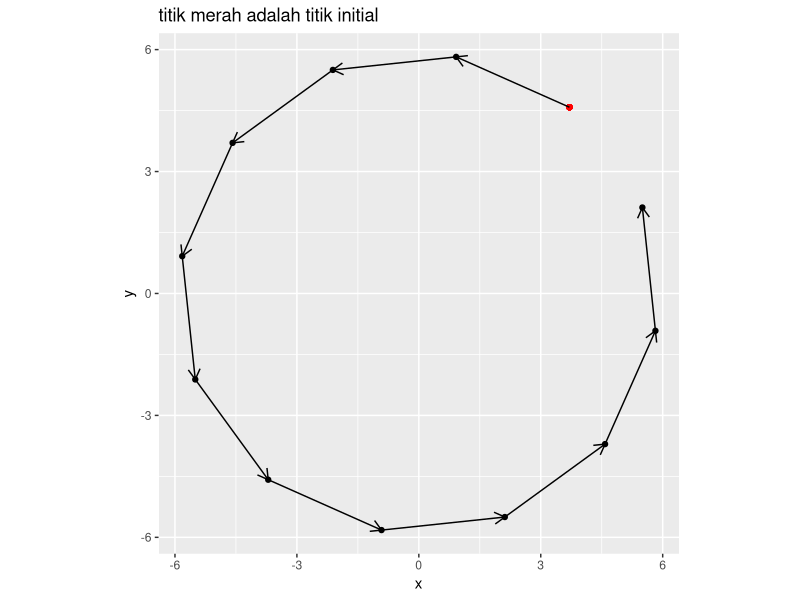
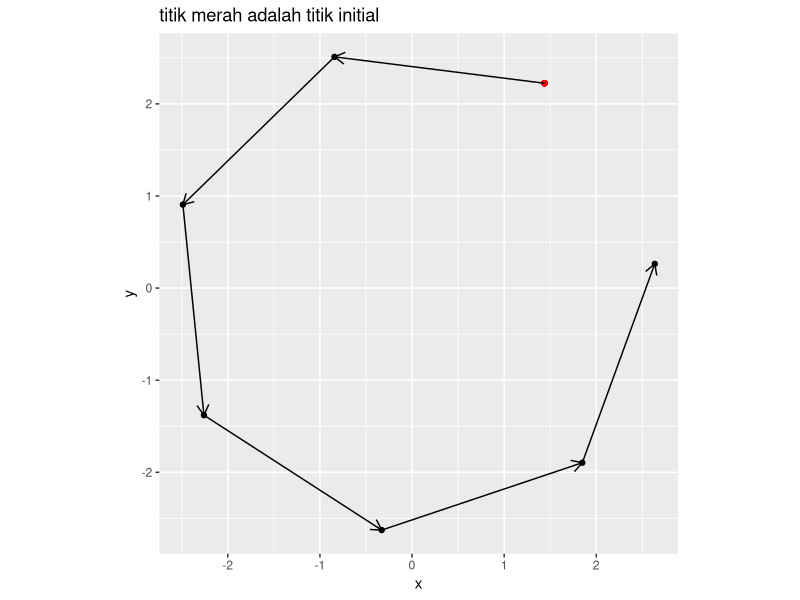
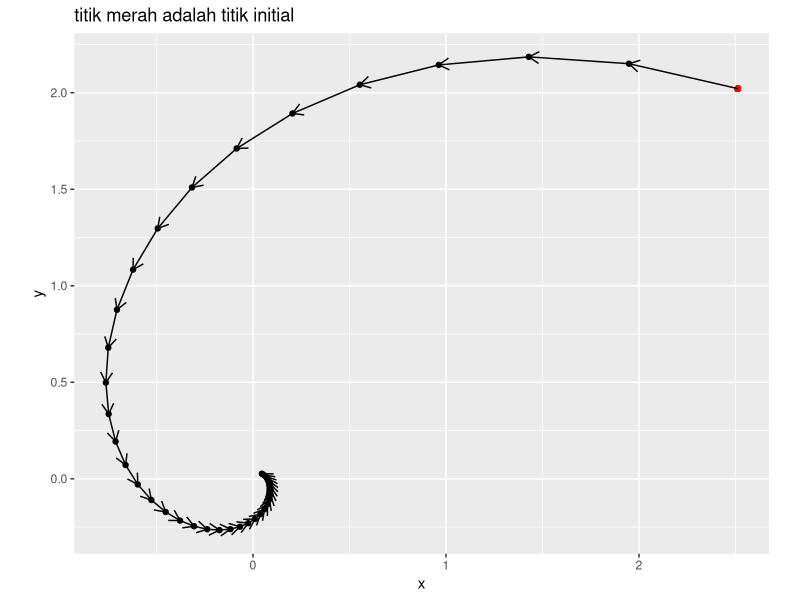
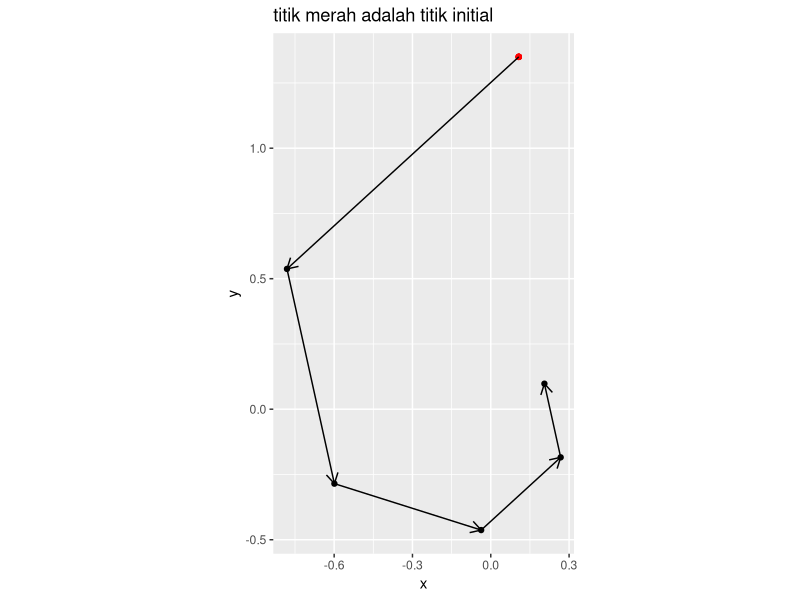
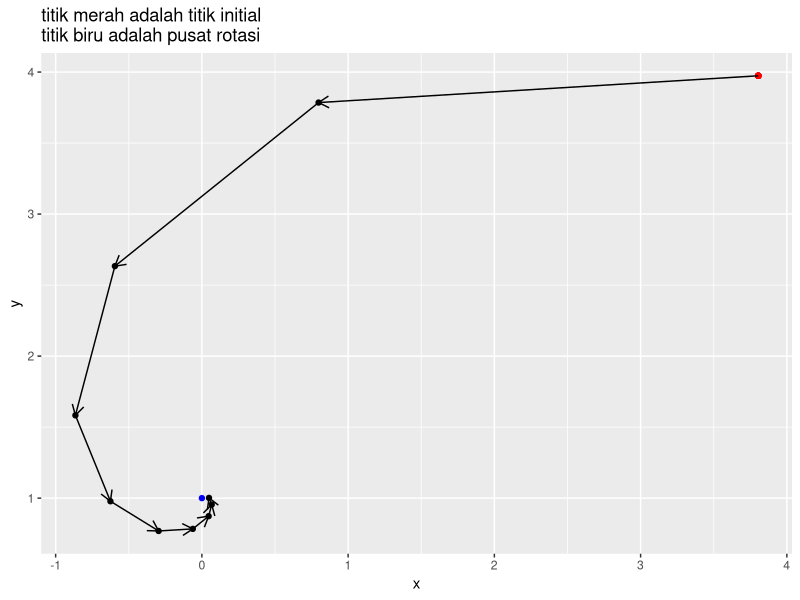
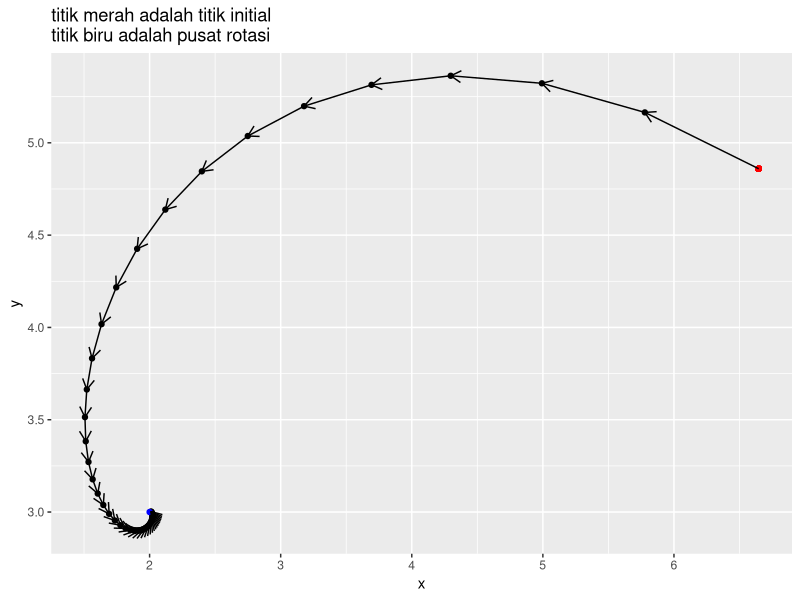
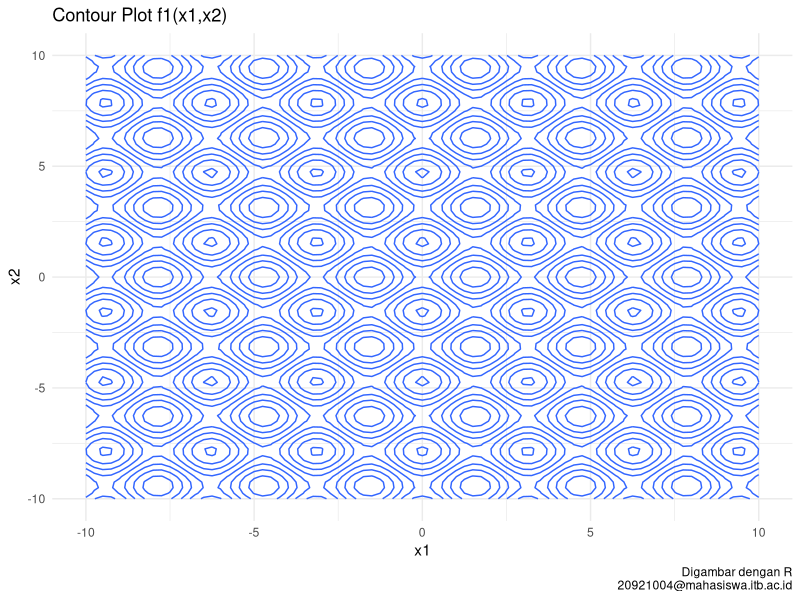
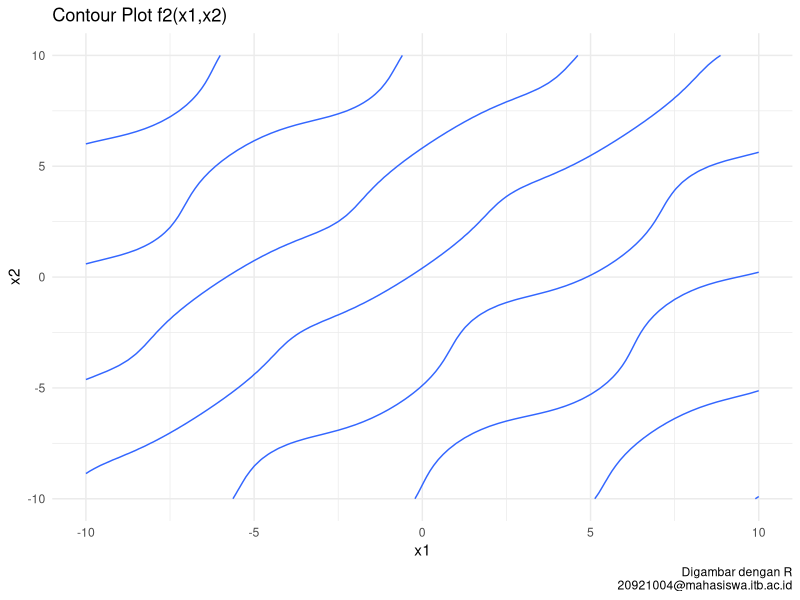

Write the R code that produced these figures, in order. (Note: a time limit stopped this script after it produced the figures.)
## ---- chunk 1
rm(list=ls())
options(digits = 6)
set.seed(20921004)
library(dplyr)
library(ggplot2)
## ---- chunk 2
# function untuk random titik
rand_titik = function(a,b){
  runif(2,a,b)
}
## ---- chunk 3
# mendefinisikan program
rotasi_kan = function(x0,rot){
  # menghitung theta
  theta = 2*pi/rot

  # definisi matriks rotasi
  A = matrix(c(cos(theta),-sin(theta),
             sin(theta),cos(theta)),
           ncol = 2,byrow = T)
  
  # membuat template
  temp = vector("list")
  temp[[1]] = x0

  # proses rotasi
  for(i in 2:rot){
    xk = A %*% x0
    temp[[i]] = xk
    x0 = xk
  }
  
  # membuat template data frame
  final = data.frame(x = rep(NA,rot),
                     y = rep(NA,rot))
  
  # gabung data dari list
  for(i in 1:rot){
    tempura = temp[[i]]
    final$x[i] = tempura[1]
    final$y[i] = tempura[2]
  }

  # membuat plot
  plot = 
    ggplot() +
    geom_point(aes(x,y),data = final) +
    geom_point(aes(x[1],y[1]),
               data = final,
               color = "red") +
    coord_equal() +
    labs(title = "titik merah adalah titik initial") 
  
  # enrich dengan garis panah
  panah = data.frame(
    x_start = final$x[1:(rot-1)],
    x_end = final$x[2:rot],
    y_start = final$y[1:(rot-1)],
    y_end = final$y[2:rot]
  )
  # menambahkan garis panah ke plot
  plot = 
    plot + 
    geom_segment(aes(x = x_start,
                 xend = x_end,
                 y = y_start,
                 yend = y_end),
                 data = panah,
                 arrow = arrow(length = unit(.3,"cm"))
                 )
  
  # menyiapkan output
  list("Grafik rotasi" = plot,
       "Titik-titik rotasi" = final)
  }
## ---- chunk 4
# uji coba
rot = 12 # berapa banyak rotasi
x0 = rand_titik(0,10) # generate random titik

rotasi_kan(x0,rot)
## ---- chunk 5
# uji coba
rot = 7 # berapa banyak rotasi
x0 = rand_titik(0,10) # generate random titik

rotasi_kan(x0,rot)
## ---- chunk 6
# mendefinisikan program
rotasi_konstraksi_kan = function(x0,rot,r){
  # menghitung theta
  theta = 2*pi/rot

  # definisi matriks rotasi
  A = matrix(c(cos(theta),-sin(theta),
             sin(theta),cos(theta)),
           ncol = 2,byrow = T)
  
  # membuat template
  temp = vector("list")
  temp[[1]] = x0

  # proses rotasi dan konstraksi
  for(i in 2:rot){
    xk = A %*% x0
    xk = r * xk
    temp[[i]] = xk
    x0 = xk
  }
  
  # membuat template data frame
  final = data.frame(x = rep(NA,rot),
                     y = rep(NA,rot))
  
  # gabung data dari list
  for(i in 1:rot){
    tempura = temp[[i]]
    final$x[i] = tempura[1]
    final$y[i] = tempura[2]
  }

  # membuat plot
  plot = 
    ggplot() +
    geom_point(aes(x,y),data = final) +
    geom_point(aes(x[1],y[1]),
               data = final,
               color = "red") +
    coord_equal() +
    labs(title = "titik merah adalah titik initial") 
  
  # enrich dengan garis panah
  panah = data.frame(
    x_start = final$x[1:(rot-1)],
    x_end = final$x[2:rot],
    y_start = final$y[1:(rot-1)],
    y_end = final$y[2:rot]
  )
  # menambahkan garis panah ke plot
  plot = 
    plot + 
    geom_segment(aes(x = x_start,
                 xend = x_end,
                 y = y_start,
                 yend = y_end),
                 data = panah,
                 arrow = arrow(length = unit(.3,"cm"))
                 )
  
  # menyiapkan output
  list("Grafik rotasi" = plot,
       "Titik-titik rotasi" = final)
  }
## ---- chunk 7
# uji coba
rot = 40 # berapa banyak rotasi
x0 = rand_titik(0,4) # generate random titik
r = .9
rotasi_konstraksi_kan(x0,rot,r)
## ---- chunk 8
# uji coba
rot = 6 # berapa banyak rotasi
x0 = rand_titik(0,4) # generate random titik
r = .7
rotasi_konstraksi_kan(x0,rot,r)
## ---- chunk 9
# mendefinisikan program
rotasi_konstraksi_pusat_kan = function(x0,rot,r,x_bin){
  # pusat rotasi
  pusat = x_bin

  # menghitung theta
  theta = 2*pi/rot

  # definisi matriks rotasi
  A = matrix(c(cos(theta),-sin(theta),
             sin(theta),cos(theta)),
           ncol = 2,byrow = T)
  
  # membuat template
  temp = vector("list")
  temp[[1]] = x0

  # proses rotasi dan konstraksi
  for(i in 2:rot){
    xk = A %*% (x0-pusat) # diputar dengan x_bin sebagai pusat
    xk = pusat + (r * xk)
    temp[[i]] = xk
    x0 = xk
  }
  
  # membuat template data frame
  final = data.frame(x = rep(NA,rot),
                     y = rep(NA,rot))
  
  # gabung data dari list
  for(i in 1:rot){
    tempura = temp[[i]]
    final$x[i] = tempura[1]
    final$y[i] = tempura[2]
  }

  # membuat plot
  plot = 
    ggplot() +
    geom_point(aes(x,y),data = final) +
    geom_point(aes(x[1],y[1]),
               data = final,
               color = "red") +
    geom_point(aes(x = pusat[1],
		   y = pusat[2]),
	       color = "blue") +
    labs(title = "titik merah adalah titik initial\ntitik biru adalah pusat rotasi") 
  
  # enrich dengan garis panah
  panah = data.frame(
    x_start = final$x[1:(rot-1)],
    x_end = final$x[2:rot],
    y_start = final$y[1:(rot-1)],
    y_end = final$y[2:rot]
  )
  # menambahkan garis panah ke plot
  plot = 
    plot + 
    geom_segment(aes(x = x_start,
                 xend = x_end,
                 y = y_start,
                 yend = y_end),
                 data = panah,
                 arrow = arrow(length = unit(.3,"cm"))
                 )
  
  # menyiapkan output
  list("Grafik rotasi" = plot,
       "Titik-titik rotasi" = final)
  }
## ---- chunk 10
# uji coba
rot = 10 # berapa banyak rotasi
x0 = rand_titik(0,4) # generate random titik
x_bintang = c(0,1) # contoh pusat rotasi
r = .6
rotasi_konstraksi_pusat_kan(x0,rot,r,x_bintang)
## ---- chunk 11
# uji coba
rot = 45 # berapa banyak rotasi
x0 = rand_titik(0,10) # generate random titik
x_bintang = c(2,3) # contoh pusat rotasi
r = .87
rotasi_konstraksi_pusat_kan(x0,rot,r,x_bintang)
## ---- chunk 12
soa_mrf = function(N,	  # banyak titik
		   x1_d,  # batas bawah x1
		   x1_u,  # batas atas x1
		   x2_d,  # batas bawah x2
		   x2_u,  # batas atas x2
		   rot,	  # berapa banyak rotasi
		   k_max, # iterasi maks
		   r){	  # berapa rate konstraksi
		   
# N pasang titik random di selang [a,b] di R2
x1 = runif(N,x1_d,x1_u)
x2 = runif(N,x2_d,x2_u)

# hitung theta
theta = 2*pi / rot

# definisi matriks rotasi
A = matrix(c(cos(theta),-sin(theta),
             sin(theta),cos(theta)),
           ncol = 2,byrow = T)

# bikin data frame
temp = data.frame(x1,x2) %>% mutate(f = f(x1,x2))

# proses iterasi
for(i in 1:k_max){
  # mencari titik x* dengan min(f)
  f_min = 
	temp %>% 
	filter(f == min(f))
  pusat = c(f_min$x1,f_min$x2)

  for(j in 1:N){
	# kita akan ambil titiknya satu persatu
	x0 = c(temp$x1[j],temp$x2[j])
	
	# proses rotasi dan konstraksi terhadap pusat x*
	xk = A %*% (x0-pusat) # diputar dengan x_bin sebagai pusat
        xk = pusat + (r * xk)
	
	# proses mengembalikan nilai ke temp
	temp$x1[j] = xk[1]
	temp$x2[j] = xk[2]
	}
    
    # hitung kembali nilai f(x1,x2)
    temp = temp %>% mutate(f = f(x1,x2))
    }

# proses output hasil
output = temp %>% filter(f == min(f))
return(output)
}

## ---- chunk 13
# definisi
N = 50
a = -4 # x1 dan x2 punya batas bawah yang sama
b = 4  # x1 dan x2 punya batas atas yang sama
k_max = 70
r = .75
rot = 30
f = function(x1,x2){
	((x1^4 - 16 * x1^2 + 5 * x1)/2) + ((x2^4 - 16 * x2^2 + 5* x2)/2)
	}

# solving
soa_mrf(N,a,b,a,b,rot,k_max,r)
## ---- chunk 14
soa_mrf_2 = function(N,	  # banyak titik
		     x1_d,  # batas bawah x1
		     x1_u,  # batas atas x1
		     x2_d,  # batas bawah x2
		     x2_u,  # batas atas x2
		     rot,   # berapa banyak rotasi
		     k_max, # iterasi maks
		     r){    # berapa rate konstraksi
		   
# N pasang titik random di selang [a,b] di R2
x1 = runif(N,x1_d,x1_u)
x2 = runif(N,x2_d,x2_u)

# hitung theta
theta = 2*pi / rot

# definisi matriks rotasi
A = matrix(c(cos(theta),-sin(theta),
             sin(theta),cos(theta)),
           ncol = 2,byrow = T)

# bikin data frame
temp = data.frame(x1,x2) %>% mutate(f = f(x1,x2))

# proses iterasi
for(i in 1:k_max){
  # mencari titik x* dengan max(f)
  f_min = 
	temp %>% 
	filter(f == max(f))
  pusat = c(f_min$x1,f_min$x2)

  for(j in 1:N){
	# kita akan ambil titiknya satu persatu
	x0 = c(temp$x1[j],temp$x2[j])
	
	# proses rotasi dan konstraksi terhadap pusat x*
	xk = A %*% (x0-pusat) # diputar dengan x_bin sebagai pusat
        xk = pusat + (r * xk)
	
	# proses mengembalikan nilai ke temp
	temp$x1[j] = xk[1]
	temp$x2[j] = xk[2]
	}
    
    # hitung kembali nilai f(x1,x2)
    temp = temp %>% mutate(f = f(x1,x2))
    }

# proses output hasil
output = temp %>% filter(f == min(f))
return(output)
}

## ---- chunk 15
# fungsi plot
# untuk contour plot
ikanx = function(f,a,b){
  x = seq(a,b,by = .25)

  temp_plot =
    expand.grid(x,x) %>%
    rename(x = Var1,
           y = Var2) %>%
    mutate(z = f(x,y))

  temp_plot %>%
     ggplot(aes(x = x,y = y,z = z)) +
     geom_contour() +
     theme_minimal() +
     labs(x = "x1",y = "x2",
	  caption = "Digambar dengan R\n20921004@mahasiswa.itb.ac.id")
}

# untuk sistem persamaan
ikanx_2 = function(f,a,b){
  x = seq(a,b,by = .025)

  temp_plot =
    expand.grid(x,x) %>%
    rename(x = Var1,
           y = Var2) %>%
    mutate(z = f(x,y)) %>%
    filter(round(z,1) == 0)

  return(temp_plot)
}


## ---- chunk 16
f1 = function(x1,x2){cos(2* x1) - cos(2*x2) - 0.4}
ikanx(f1,-10,10) + labs(title = "Contour Plot f1(x1,x2)")
## ---- chunk 17
f2 = function(x1,x2){2*(x2 - x1) + sin(x2) - sin(x1) - 1.2}
ikanx(f2,-10,10) + labs(title = "Contour Plot f2(x1,x2)")
## ---- chunk 18
df1 = ikanx_2(f1,-10,10)
df2 = ikanx_2(f2,-10,10)

ggplot() +
  geom_point(data = df1, aes(x,y),color = "steelblue",size = .25) +
  geom_point(data = df2, aes(x,y),color = "darkgreen",size = .25) +
  theme_minimal() +
  labs(x = "x1",y = "x2",
       title = "Plot f1 dan f2",
       caption = "Digambar dengan R\n20921004@mahasiswa.itb.ac.id")
## ---- chunk 19
# fungsi f1 dan f2 dari soal
f1 = function(x1,x2){cos(2* x1) - cos(2*x2) - 0.4}
f2 = function(x1,x2){2*(x2 - x1) + sin(x2) - sin(x1) - 1.2}

# membuat F(x)
# saya notasikan sebagai f kecil
f = function(x1,x2){
  sum = abs(f1(x1,x2)) + abs(f2(x1,x2))
  bawah = 1 + sum
  hasil = 1/bawah
  return(hasil)
}
## ---- chunk 20
# solving
N = 50
a = -10  # x1 dan x2 punya batas yang sama
b = 10   # x1 dan x2 punya batas yang sama
rot = 20
k_max = 60
r = .65
# run I
soa_mrf_2(N,a,b,a,b,rot,k_max,r)
# run II
soa_mrf_2(N,a,b,a,b,rot,k_max,r)
# run III
soa_mrf_2(N,a,b,a,b,rot,k_max,r)
## ---- chunk 21
ceisya = data.frame()

for(i in 1:100){
  ahnaf = soa_mrf_2(N,a,b,a,b,rot,k_max,r)
  ceisya = rbind(ahnaf,ceisya)
}

ceisya %>% 
  mutate(x1 = round(x1,3),
         x2 = round(x2,3),
	 f = round(f,2)) %>% 
  distinct() %>%
  arrange(x1,x2)
## ---- chunk 22
f1 = function(x1,x2){sin(x1)*cos(x2) + 2*cos(x1)*sin(x2)}
ikanx(f1,0,2*pi) + labs(title = "Contour Plot f1(x1,x2)")
## ---- chunk 23
f2 = function(x1,x2){cos(x1)*sin(x2) + 2*sin(x1)*cos(x2)}
ikanx(f2,0,2*pi) + labs(title = "Contour Plot f2(x1,x2)")
## ---- chunk 24
df1 = ikanx_2(f1,-10,10)
df2 = ikanx_2(f2,-10,10)

ggplot() +
  geom_point(data = df1, aes(x,y),color = "steelblue",size = .25) +
  geom_point(data = df2, aes(x,y),color = "darkgreen",size = .25) +
  theme_minimal() +
  labs(x = "x1",y = "x2",
       title = "Plot f1 dan f2",
       caption = "Digambar dengan R\n20921004@mahasiswa.itb.ac.id")
## ---- chunk 25
# fungsi f1 dan f2 dari soal
f1 = function(x1,x2){sin(x1)*cos(x2) + 2*cos(x1)*sin(x2)}
f2 = function(x1,x2){cos(x1)*sin(x2) + 2*sin(x1)*cos(x2)}

# membuat F(x)
# saya notasikan sebagai f kecil
f = function(x1,x2){
  sum = abs(f1(x1,x2)) + abs(f2(x1,x2))
  bawah = 1 + sum
  hasil = 1/bawah
  return(hasil)
}
## ---- chunk 26
# solving
N = 50
a = 0      # x1 dan x2 punya batas yang sama
b = 2*pi   # x1 dan x2 punya batas yang sama
rot = 30
k_max = 80
r = .75
# run I
soa_mrf_2(N,a,b,a,b,rot,k_max,r)
# run II
soa_mrf_2(N,a,b,a,b,rot,k_max,r)
# run III
soa_mrf_2(N,a,b,a,b,rot,k_max,r)
## ---- chunk 27
ceisya = data.frame()

for(i in 1:100){
  ahnaf = soa_mrf_2(N,a,b,a,b,rot,k_max,r)
  ceisya = rbind(ahnaf,ceisya)
}

ceisya %>% 
  mutate(x1 = round(x1,3),
         x2 = round(x2,3),
	 f = round(f,2)) %>% 
  distinct() %>%
  arrange(x1,x2)
## ---- chunk 28
f1 = function(x,y){0.5*sin(x*y) - 0.25*(y)/(pi) - 0.5*x}
ikanx(f1,-20,5) + labs(title = "Contour Plot g1(x,y)")
## ---- chunk 29
f2 = function(x,y){(1 - .25/pi)*(exp(2*x)-exp(1)) + exp(1)*(y/pi) - 2*exp(1)*x}
ikanx(f2,-20,5) + labs(title = "Contour Plot g2(x,y)")
## ---- chunk 30
df1 = ikanx_2(f1,-20,5)
df2 = ikanx_2(f2,-20,5)

ggplot() +
  geom_point(data = df1, aes(x,y),color = "steelblue",size = .25) +
  geom_point(data = df2, aes(x,y),color = "darkgreen",size = .25) +
  theme_minimal() +
  labs(x = "x",y = "y",
       title = "Plot g1 dan g2",
       caption = "Digambar dengan R\n20921004@mahasiswa.itb.ac.id")
## ---- chunk 31
# fungsi g1 dan g2 dari soal
g1 = function(x,y){0.5*sin(x*y) - 0.25*(y)/(pi) - 0.5*x}
g2 = function(x,y){(1 - .25/pi)*(exp(2*x)-exp(1)) + exp(1)*(y/pi) - 2*exp(1)*x}

# membuat F(x)
# saya notasikan sebagai f kecil
f = function(x1,x2){
  sum = abs(g1(x1,x2)) + abs(g2(x1,x2))
  bawah = 1 + sum
  hasil = 1/bawah
  return(hasil)
}
## ---- chunk 32
# solving
N = 60
x1_lower = -1  # batas x1
x1_upper = 3   # batas x1
x2_lower = -20 # batas x2
x2_upper = 5   # batas x2
rot = 30
k_max = 80
r = .75
# run I
soa_mrf_2(N,x1_lower,x1_upper,x2_lower,x2_upper,rot,k_max,r)
# run II
soa_mrf_2(N,x1_lower,x1_upper,x2_lower,x2_upper,rot,k_max,r)
# run III
soa_mrf_2(N,x1_lower,x1_upper,x2_lower,x2_upper,rot,k_max,r)
## ---- chunk 33
ceisya = data.frame()

for(i in 1:100){
  ahnaf = soa_mrf_2(N,x1_lower,x1_upper,x2_lower,x2_upper,rot,k_max,r)
  ceisya = rbind(ahnaf,ceisya)
}

ceisya %>% 
  mutate(x1 = round(x1,3),
         x2 = round(x2,3),
	 f = round(f,2)) %>% 
  distinct() %>%
  arrange(x1,x2)
